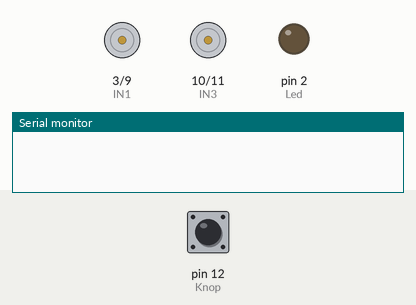
Recording of a sketch running on a simulated Arduino Uno, built with avr-gcc and run on an emulated ATmega328P. Parts: motor-driver pin pairs drawn as motors (green arrow = first pin HIGH = forward, orange = second pin HIGH = backward, longer = more drive), output pins drawn as LEDs (lit = HIGH), the last lines printed to the serial monitor. Dashed ring = blinking. The test bench sets the inputs (shaded band); at power-on: pin 12 (Knop) LOW.

Above: at 1.2 s.
1.3 s: pin 12 (Knop) pulled HIGH for 0.15 s
At 1.7 s:
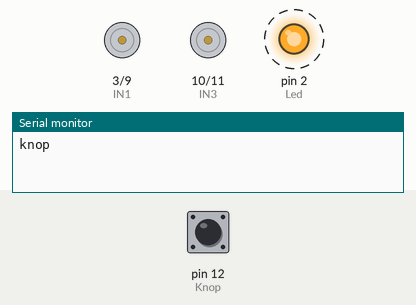
At 4.76 s:
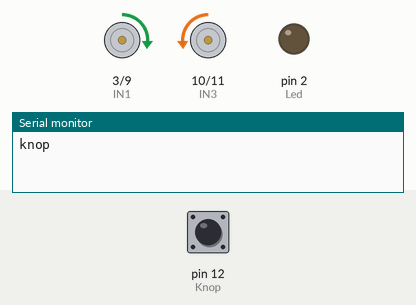
Timing chart, 0 to 21.2 s (numbered marks = the images above; inputs shaded):
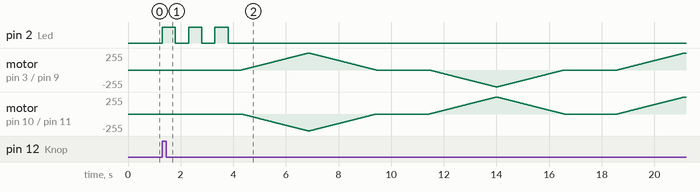

The sketch:

H-brug.ino
```cpp
// Startknop
const int Knop = 12;

// Led
const int Led = 2;

// Motor Rechts
const int IN1 = 3;
const int IN2 = 9;

// Motor Links
const int IN3 = 10;
const int IN4 = 11;

// Variabelen
bool StatusKnop;

void setup() {
  Serial.begin(9600);

  // Digitaal
  pinMode(Led, OUTPUT);
  pinMode(Knop, INPUT);
  pinMode(IN1, OUTPUT);
  pinMode(IN2, OUTPUT);
  pinMode(IN3, OUTPUT);
  pinMode(IN4, OUTPUT);
}

void loop() {
  StatusKnop = digitalRead(Knop);

  if (StatusKnop == HIGH)
  {
    Serial.write("knop");
    digitalWrite(Led, HIGH);
    delay(500);
    digitalWrite(Led, LOW);
    delay(500);
    digitalWrite(Led, HIGH);
    delay(500);
    digitalWrite(Led, LOW);
    delay(500);
    digitalWrite(Led, HIGH);
    delay(500);
    digitalWrite(Led, LOW);
    delay(500);

    // Voorwaarts
    for (int i = 0; i <= 255; i++)
    {
      analogWrite(IN1, i);
      analogWrite(IN2, 0);
      analogWrite(IN3, 0);
      analogWrite(IN4, i);
      delay(10);
    }
    for (int i = 255; i >= 0; i--)
    {
      analogWrite(IN1, i);
      analogWrite(IN2, 0);
      analogWrite(IN3, 0);
      analogWrite(IN4, i);
      delay(10);
    }

    delay(2000);

    // Achterwaarts
    for (int i = 0; i <= 255; i++)
    {
      analogWrite(IN1, 0);
      analogWrite(IN2, i);
      analogWrite(IN3, i);
      analogWrite(IN4, 0);
      delay(10);
    }
    for (int i = 255; i >= 0; i--)
    {
      analogWrite(IN1, 0);
      analogWrite(IN2, i);
      analogWrite(IN3, i);
      analogWrite(IN4, 0);
      delay(10);
    }

    delay(2000);

    // Links
    for (int i = 0; i <= 255; i++)
    {
      analogWrite(IN1, i);
      analogWrite(IN2, 0);
      analogWrite(IN3, i);
      analogWrite(IN4, 0);
      delay(10);
    }
    for (int i = 255; i >= 0; i--)
    {
      analogWrite(IN1, i);
      analogWrite(IN2, 0);
      analogWrite(IN3, i);
      analogWrite(IN4, 0);
      delay(10);
    }

    delay(2000);

    // Rechts
    for (int i = 0; i <= 255; i++)
    {
      analogWrite(IN1, 0);
      analogWrite(IN2, i);
      analogWrite(IN3, 0);
      analogWrite(IN4, i);
      delay(10);
    }
    for (int i = 255; i >= 0; i--)
    {
      analogWrite(IN1, 0);
      analogWrite(IN2, i);
      analogWrite(IN3, 0);
      analogWrite(IN4, i);
      delay(10);
    }
    //klaar
    digitalWrite(Led, HIGH);
    delay(500);
    digitalWrite(Led, LOW);
  }
}
```
